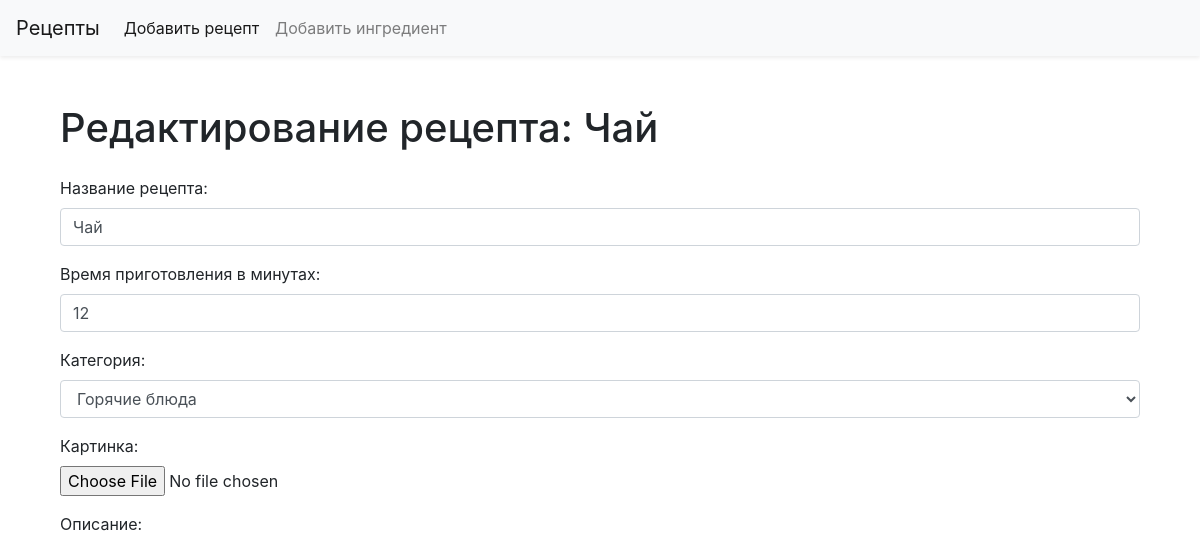
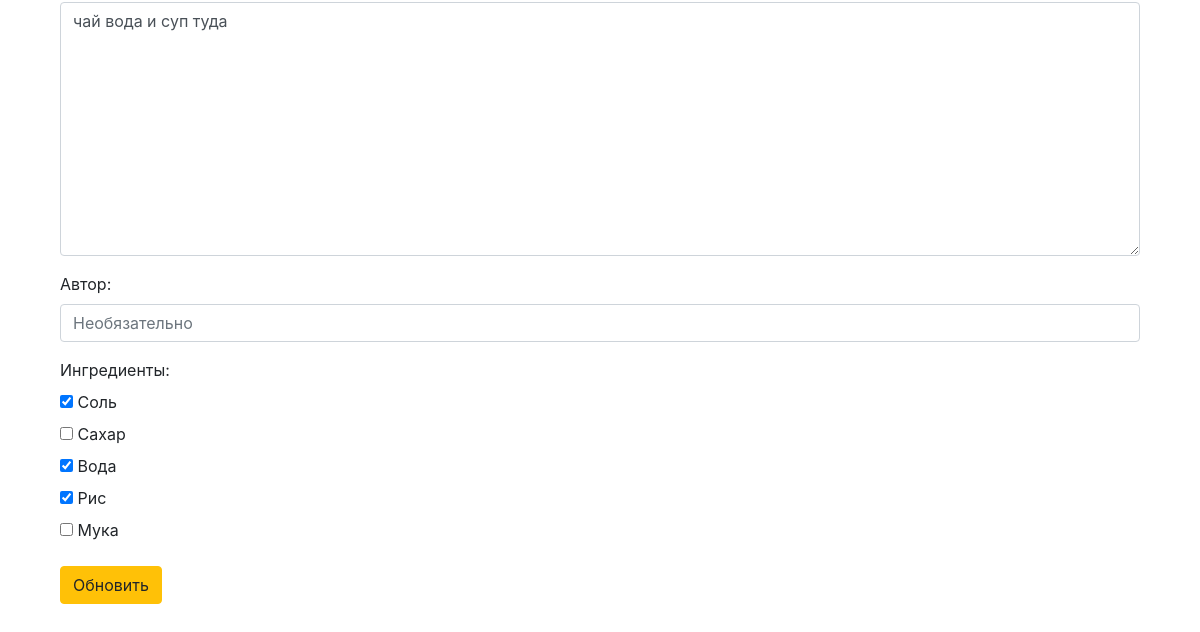
The app's page /edit-recipe/1/, older data (2 pictures, top to bottom).
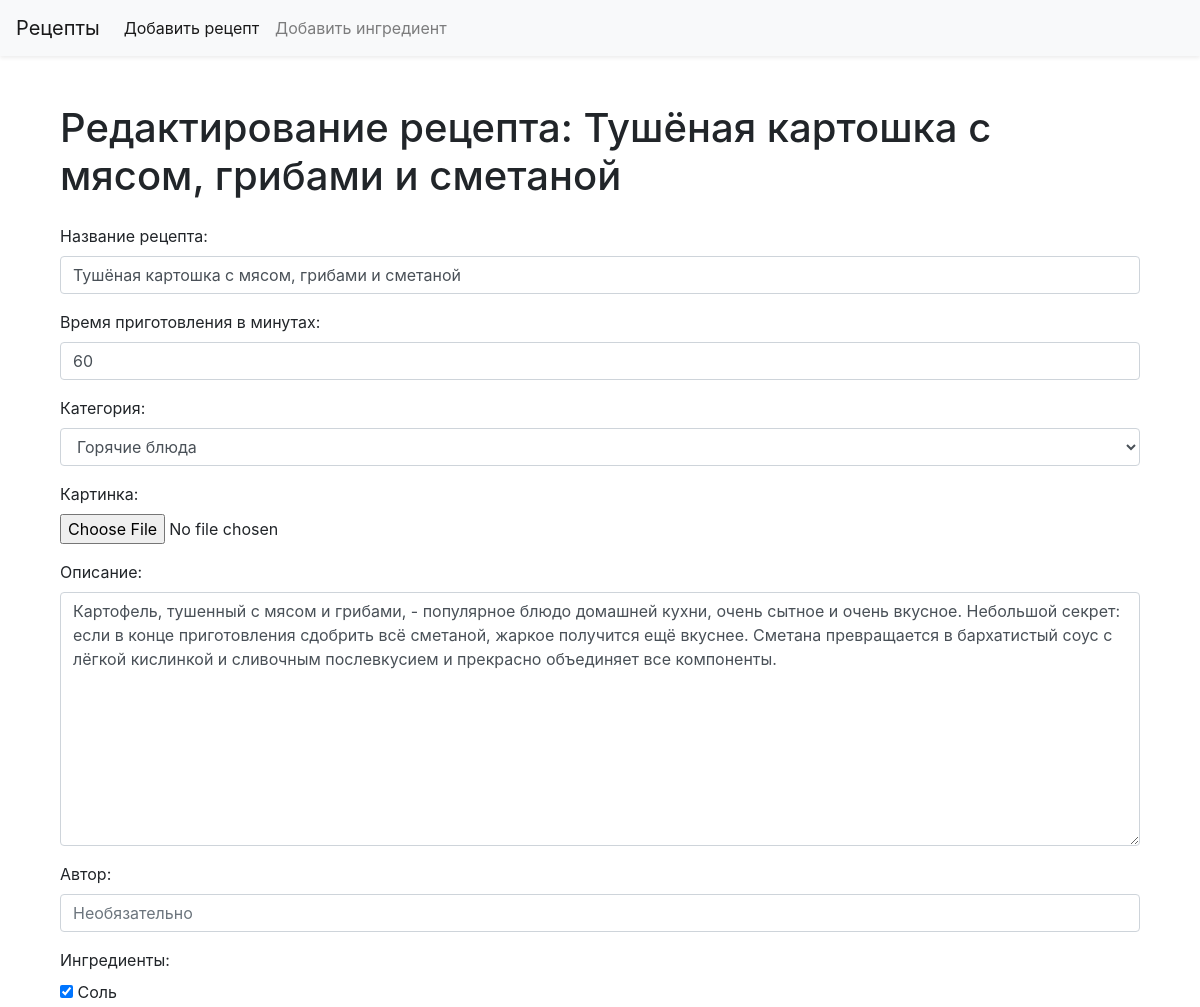
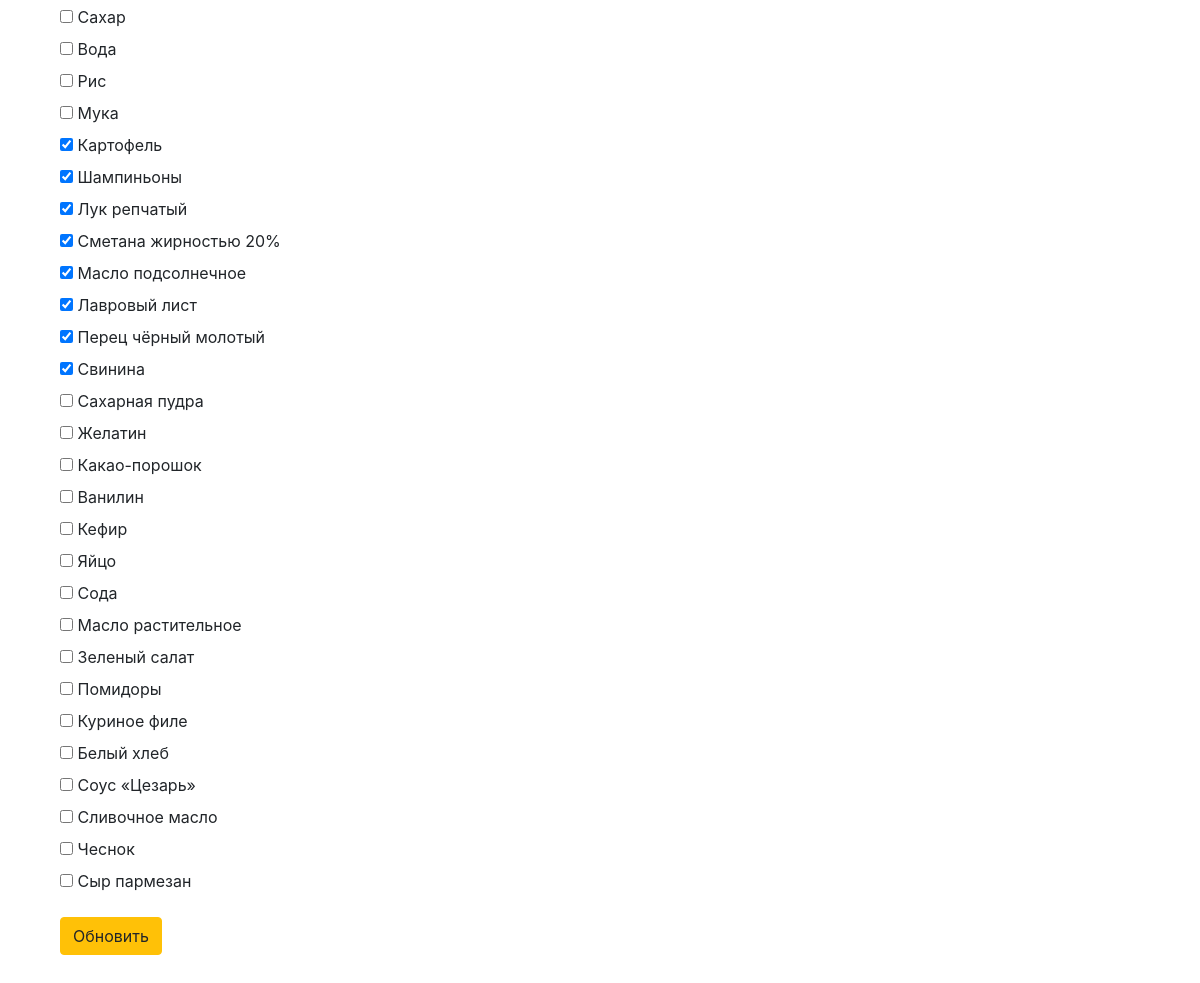
The same page, newer data (2 pictures, top to bottom).
### recipes/models.py (models this page shows, shortened)
class Recipe(models.Model):
    author = models.ForeignKey(User, on_delete=models.SET_NULL, null=True)  # Автор рецепта
    title = models.CharField(max_length=255)  # Название рецепта
    description = models.TextField()  # Описание рецепта
    ingredients = models.ManyToManyField(Ingredient)  # Список ингредиентов
    category = models.ForeignKey(Category, on_delete=models.CASCADE)  # Категория рецепта
    image = models.ImageField(upload_to='recipe_images/', blank=True)  # Изображение рецепта
    preparation_time = models.PositiveIntegerField()  # Время приготовления в минутах
    created_at = models.DateTimeField(auto_now_add=True)  # Дата создания рецепта

### recipes/views.py (the view)
# urls.py: path('edit-recipe/<int:pk>/', EditRecipe.as_view(), name='edit-recipe'),
class EditRecipe(UpdateView):
    model = Recipe
    form_class = RecipeForm
    template_name = 'edit_recipe.html'
    success_url = '/'

### recipes/models.py (called while the page is built)
    def __str__(self):
        return self.name

    def __str__(self):
        return self.name

### recipes/templates/edit_recipe.html (shortened to what this page needs)
{% extends 'base.html' %}
{% load static %}
{% block content %}
<div class="container my-5">
    <h1 class="mb-4">Редактирование рецепта: {{ object.title }}</h1>
    <form method="post" enctype="multipart/form-data" novalidate>
        <div class="mb-3">
            <label for="id_title" class="form-label">Название рецепта:</label>
            {{ form.title }}
        </div>
        <div class="mb-3">
            <label for="id_preparation_time" class="form-label">Время приготовления в минутах:</label>
            {{ form.preparation_time }}
        </div>
        <div class="mb-3">
            <label for="id_category" class="form-label">Категория:</label>
            {{ form.category }}
        </div>
        <div class="mb-3">
            <label for="id_image" class="form-label">Картинка:</label>
            {{ form.image }}
        </div>
        <div class="mb-3">
            <label for="id_description" class="form-label">Описание:</label>
            {{ form.description }}
        </div>
        <div class="mb-3">
            <label for="id_author" class="form-label">Автор:</label>
            {{ form.author }}
        </div>
        <div class="mb-3">
            <label for="id_ingredients" class="form-label">Ингредиенты:</label>
            {{ form.ingredients }}
        </div>
        <button type="submit" class="btn btn-warning">Обновить</button>
    </form>
</div>
{% endblock %}

### recipes/templates/base.html (shortened to what this page needs)
<!DOCTYPE html>
<html lang="en">
<head>
    <link rel="stylesheet" href="https://stackpath.bootstrapcdn.com/bootstrap/4.5.2/css/bootstrap.min.css">
</head>
<body>
    <nav class="shadow-sm navbar navbar-expand-lg navbar-light bg-light">
        <a class="navbar-brand" href="{% url 'home' %}">Рецепты</a>
        <div class="collapse navbar-collapse" id="navbarNav">
            <ul class="navbar-nav">
                <li class="nav-item active">
                    <a class="nav-link" href="{% url 'add-recipe' %}">Добавить рецепт</a>
                </li>
                <li class="nav-item">
                    <a class="nav-link" href="{% url 'add-ingredient' %}">Добавить ингредиент</a>
                </li>
            </ul>
        </div>
    </nav>
    <div class="container mt-4">
        {% block content %}
        {% endblock %}
    </div>
</body>
</html>

Row changes from the older to the newer data that the page shows:
changed Recipe "Горячие блюда": title "Чай" → "Тушёная картошка с мясом, грибами и сметаной"; preparation_time "12" → "60"; description "чай вода и суп туда" → "Картофель, тушенный с мясом и грибами, - популярное блюдо домашней кухни, очень сытное и очень вкусное. Небольшой секрет: если в конце приготовления сдобрить всё сметаной, жаркое получится ещё вкуснее. Сметана превращается в бархатистый соус с лёгкой кислинкой и сливочным послевкусием и прекрасно объединяет все компоненты."
Text that changed along with them:
form field ingredients: "☑ ☐ ☑ ☑ ☐" → "☑ ☐ ☐ ☐ ☐ ☑ ☑ ☑ ☑ ☑ ☑ ☑ ☑ ☐ ☐ ☐ ☐ ☐ ☐ ☐ ☐ ☐ ☐ ☐ ☐ ☐ ☐ ☐ ☐"
text no longer shown: "Соль Сахар Вода Рис Мука"
text now shown: "Соль Сахар Вода Рис Мука Картофель Шампиньоны Лук репчатый Сметана жирностью 20% Масло подсолнечное Лавровый лист Перец чёрный молотый Свинина Сахарная пудра Желатин Какао-порошок Ванилин Кефир Яйцо Сода Масло растительное Зеленый салат Помидоры Куриное филе Белый хлеб Соус «Цезарь» Сливочное масло Чеснок Сыр пармезан"
